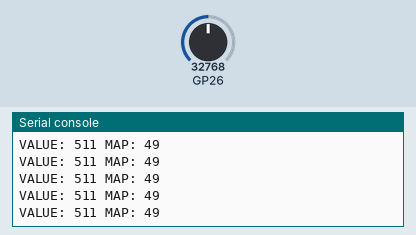
This program was run on a simulated Raspberry Pi Pico running MicroPython. Shown: the last lines printed to the serial console. The test bench sets the inputs (shaded band); at power-on: GP26 = 32768 (analog values on the 0–65535 scale).

Above: at 1.2 s.
1.3 s: GP26 set to 45874
At 1.66 s:
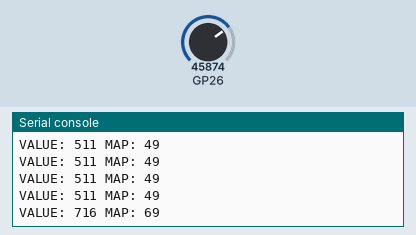
2.8 s: GP26 set to 57670
At 2.86 s:
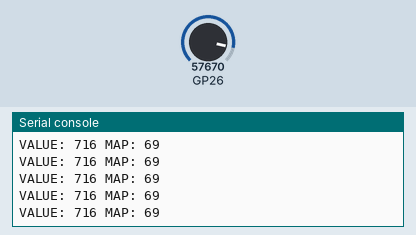
Timing chart, 0 to 5.8 s (numbered marks = the images above; inputs shaded):
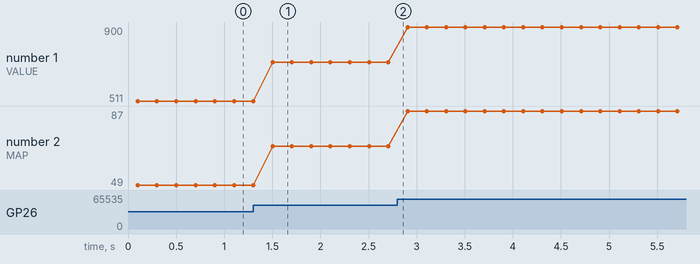

The program:

example.py
```python
from AnalogRead import AnalogRead
import utime
analog_value=AnalogRead()
while True:
    val=analog_value.read()
    map_val=analog_value.map_value(val,0,1023,0,100)
    print("VALUE: "+str(val)+" MAP: "+str(map_val))
    utime.sleep(.1)
```

AnalogRead.py
```python
import machine,utime

class AnalogRead():
    def __init__(self,analog_pin=26):
      self.analog_pin=machine.ADC(analog_pin)

    def read(self,max_val=1023,in_max=65535):
     val=int(self.analog_pin.read_u16())
     utime.sleep(.1)
     return int((val - 0) * (max_val - 0) / (in_max - 0) + 0)


    def map_value(self,val, in_min,in_max, out_min,out_max):
      return int((val - in_min) * (out_max - out_min) / (in_max - in_min) + out_min)
```

Measured:
- after the input at 1.3 s, the serial console: prints a new line after 0.20 s (image 1)
- plotted number 1: 511 → 716 after the input at 1.3 s, 716 → 900 after the input at 2.8 s
- plotted number 2: 49 → 69 after the input at 1.3 s, 69 → 87 after the input at 2.8 s
